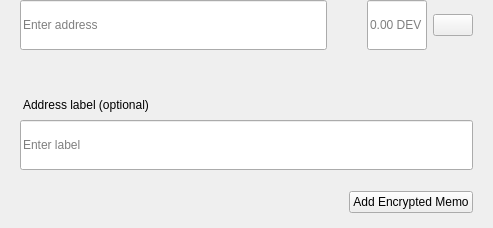
<?xml version="1.0" encoding="UTF-8"?>
<ui version="4.0">
 <class>SendMultiRow</class>
 <widget class="QWidget" name="SendMultiRow">
  <property name="geometry">
   <rect>
    <x>0</x>
    <y>0</y>
    <width>493</width>
    <height>228</height>
   </rect>
  </property>
  <property name="minimumSize">
   <size>
    <width>0</width>
    <height>0</height>
   </size>
  </property>
  <property name="maximumSize">
   <size>
    <width>16777215</width>
    <height>16777215</height>
   </size>
  </property>
  <property name="windowTitle">
   <string>Form</string>
  </property>
  <layout class="QVBoxLayout" name="verticalLayout_3">
   <property name="spacing">
    <number>0</number>
   </property>
   <property name="leftMargin">
    <number>0</number>
   </property>
   <property name="topMargin">
    <number>0</number>
   </property>
   <property name="rightMargin">
    <number>20</number>
   </property>
   <property name="bottomMargin">
    <number>5</number>
   </property>
   <item alignment="Qt::AlignTop">
    <widget class="QWidget" name="widget" native="true">
     <property name="sizePolicy">
      <sizepolicy hsizetype="Expanding" vsizetype="Maximum">
       <horstretch>0</horstretch>
       <verstretch>0</verstretch>
      </sizepolicy>
     </property>
     <property name="minimumSize">
      <size>
       <width>0</width>
       <height>60</height>
      </size>
     </property>
     <property name="maximumSize">
      <size>
       <width>16777215</width>
       <height>85</height>
      </size>
     </property>
     <layout class="QHBoxLayout" name="horizontalLayout" stretch="6,0,2">
      <property name="spacing">
       <number>0</number>
      </property>
      <property name="leftMargin">
       <number>8</number>
      </property>
      <property name="topMargin">
       <number>0</number>
      </property>
      <property name="rightMargin">
       <number>0</number>
      </property>
      <property name="bottomMargin">
       <number>0</number>
      </property>
      <item alignment="Qt::AlignTop">
       <widget class="QStackedWidget" name="stackedAddress">
        <property name="minimumSize">
         <size>
          <width>0</width>
          <height>50</height>
         </size>
        </property>
        <property name="maximumSize">
         <size>
          <width>16777215</width>
          <height>50</height>
         </size>
        </property>
        <widget class="QWidget" name="page_4">
         <property name="sizePolicy">
          <sizepolicy hsizetype="Expanding" vsizetype="Preferred">
           <horstretch>0</horstretch>
           <verstretch>0</verstretch>
          </sizepolicy>
         </property>
         <property name="minimumSize">
          <size>
           <width>0</width>
           <height>50</height>
          </size>
         </property>
         <property name="maximumSize">
          <size>
           <width>16777215</width>
           <height>55</height>
          </size>
         </property>
         <layout class="QVBoxLayout" name="verticalLayout_7">
          <property name="spacing">
           <number>0</number>
          </property>
          <property name="leftMargin">
           <number>12</number>
          </property>
          <property name="topMargin">
           <number>0</number>
          </property>
          <property name="rightMargin">
           <number>0</number>
          </property>
          <property name="bottomMargin">
           <number>0</number>
          </property>
          <item>
           <widget class="QLineEdit" name="lineEditAddress">
            <property name="minimumSize">
             <size>
              <width>0</width>
              <height>50</height>
             </size>
            </property>
            <property name="maximumSize">
             <size>
              <width>16777215</width>
              <height>50</height>
             </size>
            </property>
            <property name="placeholderText">
             <string>Enter address</string>
            </property>
           </widget>
          </item>
         </layout>
        </widget>
        <widget class="QWidget" name="page_3"/>
       </widget>
      </item>
      <item>
       <spacer name="horizontalSpacer_3">
        <property name="orientation">
         <enum>Qt::Horizontal</enum>
        </property>
        <property name="sizeType">
         <enum>QSizePolicy::Fixed</enum>
        </property>
        <property name="sizeHint" stdset="0">
         <size>
          <width>40</width>
          <height>20</height>
         </size>
        </property>
       </spacer>
      </item>
      <item>
       <layout class="QHBoxLayout" name="horizontalLayout_2">
        <property name="spacing">
         <number>6</number>
        </property>
        <item alignment="Qt::AlignTop">
         <widget class="QLineEdit" name="lineEditAmount">
          <property name="sizePolicy">
           <sizepolicy hsizetype="Expanding" vsizetype="Preferred">
            <horstretch>0</horstretch>
            <verstretch>0</verstretch>
           </sizepolicy>
          </property>
          <property name="minimumSize">
           <size>
            <width>0</width>
            <height>50</height>
           </size>
          </property>
          <property name="maximumSize">
           <size>
            <width>16777215</width>
            <height>50</height>
           </size>
          </property>
          <property name="maxLength">
           <number>17</number>
          </property>
          <property name="alignment">
           <set>Qt::AlignLeading|Qt::AlignLeft|Qt::AlignVCenter</set>
          </property>
          <property name="placeholderText">
           <string notr="true">0.00 DEV</string>
          </property>
         </widget>
        </item>
        <item>
         <layout class="QVBoxLayout" name="verticalLayout">
          <property name="topMargin">
           <number>14</number>
          </property>
          <property name="bottomMargin">
           <number>0</number>
          </property>
          <item alignment="Qt::AlignTop">
           <widget class="QPushButton" name="btnMenu">
            <property name="minimumSize">
             <size>
              <width>0</width>
              <height>0</height>
             </size>
            </property>
            <property name="maximumSize">
             <size>
              <width>16777215</width>
              <height>16777215</height>
             </size>
            </property>
            <property name="focusPolicy">
             <enum>Qt::NoFocus</enum>
            </property>
            <property name="text">
             <string/>
            </property>
           </widget>
          </item>
         </layout>
        </item>
       </layout>
      </item>
     </layout>
    </widget>
   </item>
   <item>
    <widget class="QWidget" name="layoutLabel" native="true">
     <property name="minimumSize">
      <size>
       <width>0</width>
       <height>0</height>
      </size>
     </property>
     <property name="maximumSize">
      <size>
       <width>16777215</width>
       <height>16777215</height>
      </size>
     </property>
     <layout class="QVBoxLayout" name="verticalLayout_9">
      <property name="spacing">
       <number>6</number>
      </property>
      <property name="leftMargin">
       <number>20</number>
      </property>
      <property name="topMargin">
       <number>0</number>
      </property>
      <property name="rightMargin">
       <number>0</number>
      </property>
      <property name="bottomMargin">
       <number>10</number>
      </property>
      <item>
       <spacer name="verticalSpacer">
        <property name="orientation">
         <enum>Qt::Vertical</enum>
        </property>
        <property name="sizeType">
         <enum>QSizePolicy::Fixed</enum>
        </property>
        <property name="sizeHint" stdset="0">
         <size>
          <width>20</width>
          <height>20</height>
         </size>
        </property>
       </spacer>
      </item>
      <item>
       <widget class="QLabel" name="labelSubtitleDescription">
        <property name="styleSheet">
         <string notr="true">margin-bottom:2px;
margin-left:0.05px;
padding:0px;</string>
        </property>
        <property name="text">
         <string>Address label (optional)</string>
        </property>
       </widget>
      </item>
      <item>
       <widget class="QLineEdit" name="lineEditDescription">
        <property name="minimumSize">
         <size>
          <width>0</width>
          <height>50</height>
         </size>
        </property>
        <property name="maximumSize">
         <size>
          <width>16777215</width>
          <height>50</height>
         </size>
        </property>
        <property name="placeholderText">
         <string>Enter label</string>
        </property>
       </widget>
      </item>
      <item>
       <spacer name="verticalSpacer_2">
        <property name="orientation">
         <enum>Qt::Vertical</enum>
        </property>
        <property name="sizeType">
         <enum>QSizePolicy::Fixed</enum>
        </property>
        <property name="sizeHint" stdset="0">
         <size>
          <width>20</width>
          <height>15</height>
         </size>
        </property>
       </spacer>
      </item>
      <item>
       <widget class="QWidget" name="containerMemo" native="true">
        <layout class="QHBoxLayout" name="horizontalLayout_5">
         <property name="leftMargin">
          <number>0</number>
         </property>
         <property name="topMargin">
          <number>0</number>
         </property>
         <property name="rightMargin">
          <number>0</number>
         </property>
         <property name="bottomMargin">
          <number>0</number>
         </property>
         <item>
          <spacer name="horizontalSpacer">
           <property name="orientation">
            <enum>Qt::Horizontal</enum>
           </property>
           <property name="sizeHint" stdset="0">
            <size>
             <width>40</width>
             <height>20</height>
            </size>
           </property>
          </spacer>
         </item>
         <item>
          <widget class="QPushButton" name="btnAddMemo">
           <property name="text">
            <string notr="true">Add Encrypted Memo</string>
           </property>
          </widget>
         </item>
        </layout>
       </widget>
      </item>
     </layout>
    </widget>
   </item>
  </layout>
 </widget>
 <resources/>
 <connections/>
</ui>
